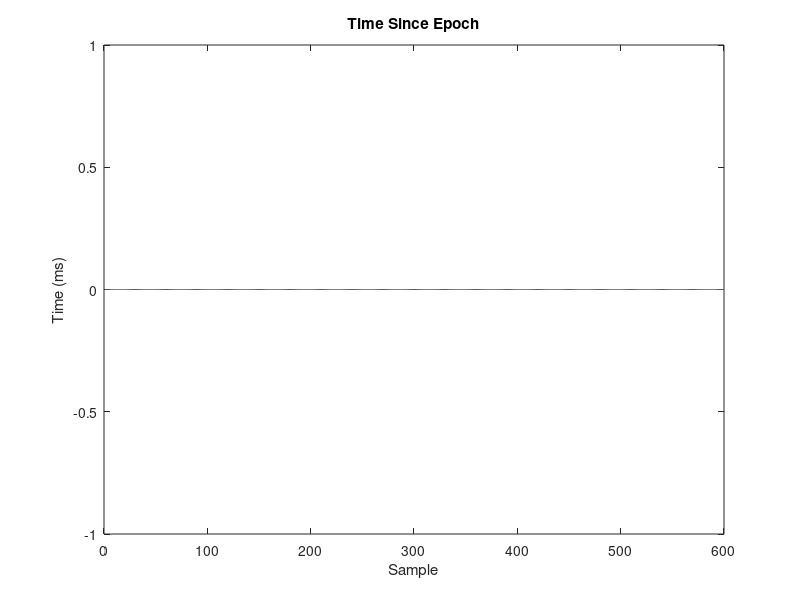
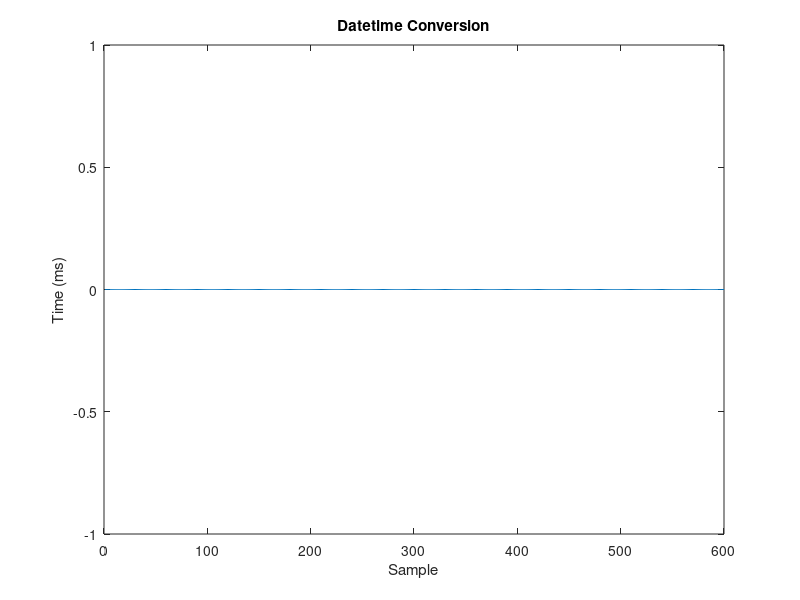
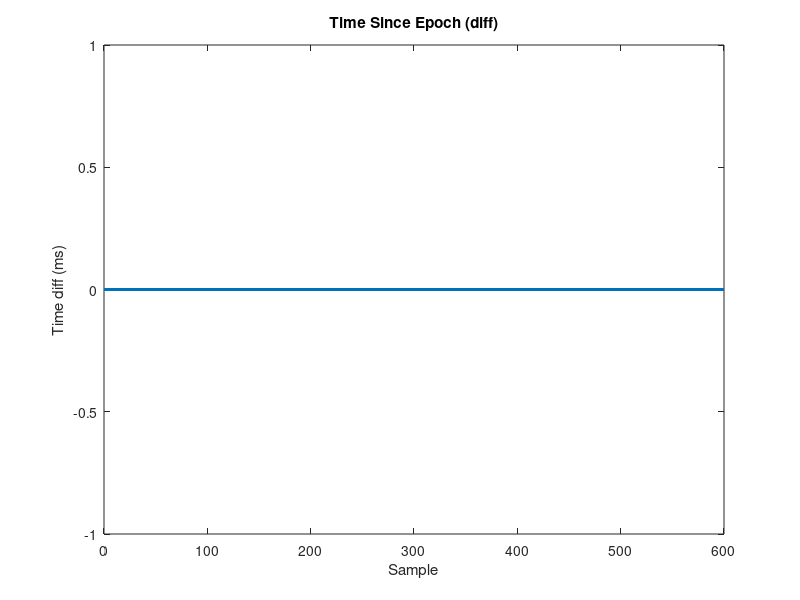
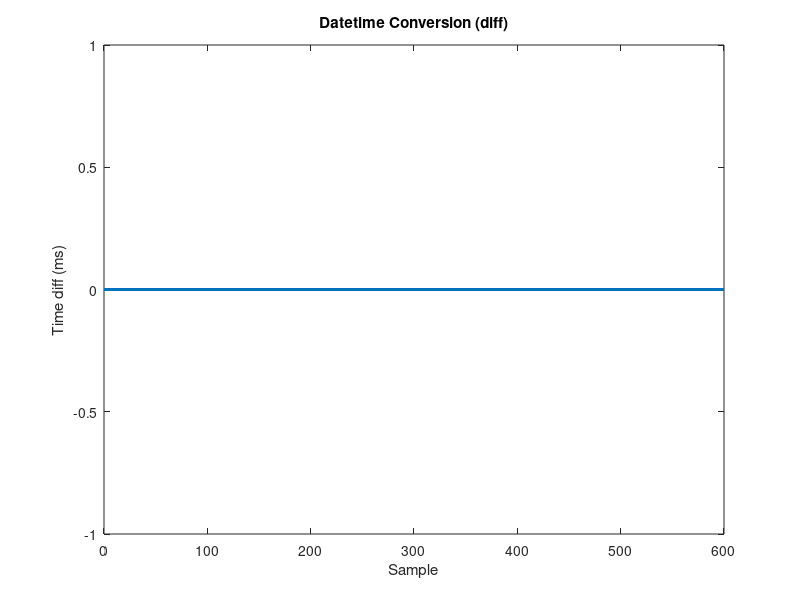

Source code (MATLAB) for these figures, in order:
%% Test time stamps from filenames
fns = dir('C:\Users\haider-lab\Downloads\frames\*.raw');
frameTimes = zeros(1,600);
dateTimesMs = zeros(1,600); %converted to milliseconds of the current day

for i = 1:length(fns)
    thing = regexp(fns(i).name, '(?<frameNum>\d+)_(?<timeSinceEpochInMs>\d+).raw', 'names');
    if ~isempty(thing)
        ind = str2num(thing.frameNum);
        frameTimes(ind) = str2double(thing.timeSinceEpochInMs);
        d = datetime(frameTimes(ind),'ConvertFrom','epochtime','TicksPerSecond',1000,'TimeZone','UTC');
        d.TimeZone = 'America/New_York'
        dateTimesMs(ind) = (d.Hour*3600 + d.Minute*60 + d.Second) * 1000;
    end
end
plot(frameTimes); title('Time Since Epoch'); xlabel('Sample'); ylabel('Time (ms)');
figure
plot(dateTimesMs); title('Datetime Conversion'); xlabel('Sample'); ylabel('Time (ms)');
figure
x = diff(frameTimes);
plot(x,'.'); title('Time Since Epoch (diff)'); xlabel('Sample'); ylabel('Time diff (ms)');
x2 = diff(dateTimesMs);
figure
plot(x2,'.'); title('Datetime Conversion (diff)'); xlabel('Sample'); ylabel('Time diff (ms)');

%% Test write time stamps
fns = dir('C:\Users\haider-lab\Downloads\frames\*.raw');
timevec_create = [];
timevec_mod = [];
for j = 1:length(fns)
% Get file modification time
    path = [fns(j).folder '\' fns(j).name];
    d = System.IO.File.GetCreationTime(path); % was GetCreationTime
    dMilliseconds = (d.Hour*3600 + d.Minute*60 + d.Second) * 1000 + d.Millisecond;
    timevec_create = [timevec_create double(dMilliseconds)];
    
    d = System.IO.File.GetLastWriteTime(path); % was GetCreationTime
    dMilliseconds = (d.Hour*3600 + d.Minute*60 + d.Second) * 1000 + d.Millisecond;
    timevec_mod = [timevec_mod double(dMilliseconds)];
end
y1 = diff(timevec_create);
figure;
plot(y1,'.')
hold on
y2 = diff(timevec_mod);
%figure;
plot(y2,'.')
title('Creation/Modification Time Stamps (diff) - 20 Hz');
xlabel('Sample'); ylabel('Time difference (ms)');